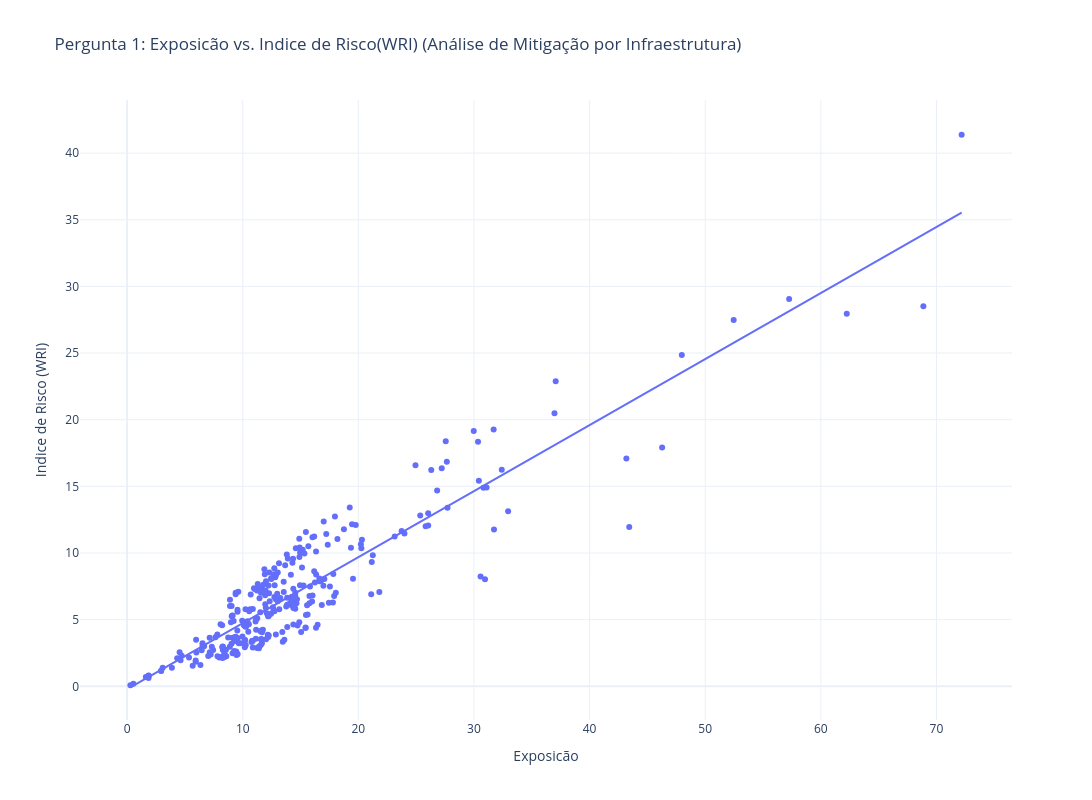

This figure's notebook cell:
### Markdown cell above
### Pergunta 1. Países com a maior Exposição a desastres naturais são necessariamente os que possuem o maior Indice de Risco?

> **Objetivo:** Identificar se a infraestrutura (vulnerabilidade) consegue mitigar o risco de um evento natural.

### Code cell
fig1 = px.scatter(
    df_unico.reset_index(), 
    x="Exposure", y="WRI",
    trendline="ols", # Linha de tendência para análise de regressão
    labels = {
         'WRI': 'Indice de Risco (WRI)',
         'Exposure': 'Exposicão'
    },
    hover_name="Region",
    title="Pergunta 1: Exposicão vs. Indice de Risco(WRI) (Análise de Mitigação por Infraestrutura)",
    width=1200, height=800, template="plotly_white"
)

fig1.show()
print(f"\n📋 Conclusões:")
print("\nNão necessariamente. Embora exista uma correlação positiva, a infraestrutura atua como um *amortecedor*.")
print("Países com alta Exposure mas baixa Vulnerabilidade (como o Japão, frequentemente presente nesse dataset) conseguem manter um WRI menor do que países menos expostos, mas sem infraestrutura.")

### Figure 1 — Plotly figure (JSON) as saved in the notebook; plotly's stock layout.template omitted (floating-point values rounded to 4 significant figures; data arrays with more than 128 entries replaced by an {"elided": "..."} marker saying what was removed)
{"data": [{"hovertemplate": "<b>%{hovertext}</b><br><br>Exposicão=%{x}<br>Indice de Risco (WRI)=%{y}<extra></extra>", "hovertext": {"elided": "306 str values"}, "legendgroup": "", "marker": {"color": "#636efa", "symbol": "circle"}, "mode": "markers", "name": "", "orientation": "v", "showlegend": false, "type": "scatter", "x": {"elided": "306 float values"}, "xaxis": "x", "y": {"elided": "306 float values"}, "yaxis": "y"}, {"hovertemplate": "<b>OLS trendline</b><br>WRI = 0.495299 * Exposure + -0.221266<br>R<sup>2</sup>=0.842582<br><br>Exposicão=%{x}<br>Indice de Risco (WRI)=%{y} <b>(trend)</b><extra></extra>", "legendgroup": "", "marker": {"color": "#636efa", "symbol": "circle"}, "mode": "lines", "name": "", "showlegend": false, "type": "scatter", "x": {"elided": "306 float values"}, "xaxis": "x", "y": {"elided": "306 float values"}, "yaxis": "y"}], "layout": {"height": 800, "legend": {"tracegroupgap": 0}, "title": {"text": "Pergunta 1: Exposicão vs. Indice de Risco(WRI) (Análise de Mitigação por Infraestrutura)"}, "width": 1200, "xaxis": {"anchor": "y", "domain": [0, 1], "title": {"text": "Exposicão"}}, "yaxis": {"anchor": "x", "domain": [0, 1], "title": {"text": "Indice de Risco (WRI)"}}}}
